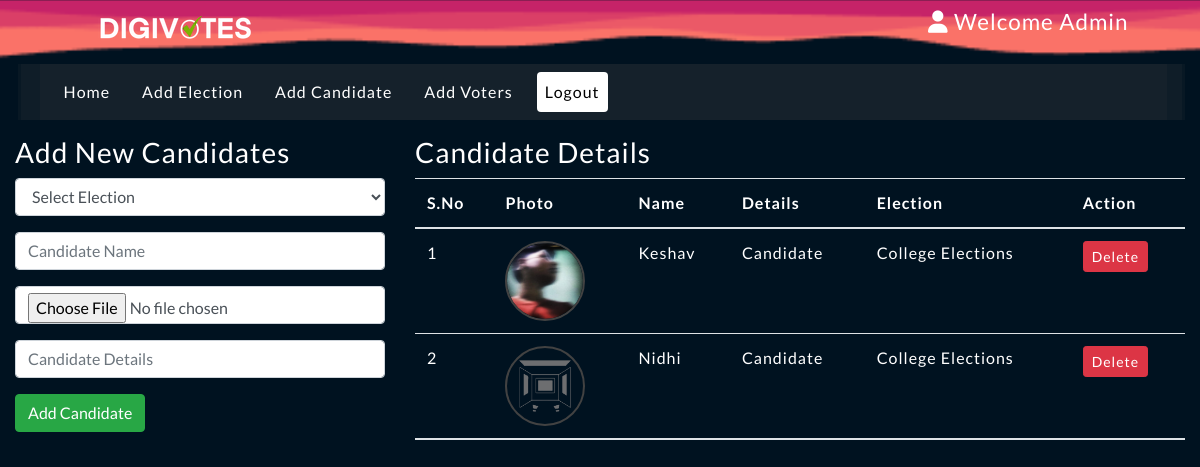
The page /admin/index.php?addCandidatePage=1 (signed in) on the database its author committed.
### tables this page shows
CREATE TABLE `candidate_details` (
  `id` int(11) NOT NULL,
  `election_id` int(11) DEFAULT NULL,
  `candidate_name` varchar(255) DEFAULT NULL,
  `candidate_details` text DEFAULT NULL,
  `candidate_photo` text DEFAULT NULL,
  `inserted_by` varchar(255) DEFAULT NULL,
  `inserted_on` date DEFAULT NULL
);

CREATE TABLE `elections` (
  `id` int(11) NOT NULL,
  `election_topic` varchar(255) NOT NULL,
  `no_of_candidates` int(11) DEFAULT NULL,
  `starting_date` date DEFAULT NULL,
  `ending_date` date DEFAULT NULL,
  `status` varchar(45) DEFAULT NULL,
  `inserted_by` varchar(255) DEFAULT NULL,
  `inserted_on` date DEFAULT NULL
);

### admin/inc/add_candidates.php (the view, shortened to what this page needs)
<div class="row my-3">
    <div class="col-4">
        <h3>Add New Candidates</h3>
        <form method="POST" enctype="multipart/form-data">
            <div class="form-group">
                <select class="form-control" name="election_id" required>
                    <option value=""> Select Election </option>
                </select>
            </div>
            <div class="form-group">
                <input type="text" name="candidate_name" placeholder="Candidate Name" class="form-control" required />
            </div>
            <div class="form-group">
                <input type="file" name="candidate_photo" class="form-control" required />
            </div>
            <div class="form-group">
                <input type="text" name="candidate_details" placeholder="Candidate Details" class="form-control" required />
            </div>
            <input type="submit" value="Add Candidate" name="addCandidateBtn" class="btn btn-success" />
        </form>
    </div>
    <div class="col-8">
        <h3>Candidate Details</h3>
        <table class="table">
            <thead>
                <tr>
                    <th scope="col">S.No</th>
                    <th scope="col">Photo</th>
                    <th scope="col">Name</th>
                    <th scope="col">Details</th>
                    <th scope="col">Election</th>
                    <th scope="col">Action </th>
                </tr>
            </thead>
            <tbody>
                <?php
                    $fetchingData = mysqli_query($db, "SELECT * FROM candidate_details") or die(mysqli_error($db));
                    $isAnyCandidateAdded = mysqli_num_rows($fetchingData);
                    if($isAnyCandidateAdded > 0)
                    {
                        $sno = 1;
                        while($row = mysqli_fetch_assoc($fetchingData))
                        {
                            $election_id = $row['election_id'];
                            $fetchingElectionName = mysqli_query($db, "SELECT * FROM elections WHERE id = '". $election_id ."'") or die(mysqli_error($db));
                            $execFetchingElectionNameQuery = mysqli_fetch_assoc($fetchingElectionName);
                            $election_name = $execFetchingElectionNameQuery['election_topic'];
                            $candidate_photo = $row['candidate_photo'];
                ?>
                            <tr>
                                <td><?php echo $sno++; ?></td>
                                <td> <img src="<?php echo $candidate_photo; ?>" class="candidate_photo" />    </td>
                                <td><?php echo $row['candidate_name']; ?></td>
                                <td><?php echo $row['candidate_details']; ?></td>
                                <td><?php echo $election_name; ?></td>
                                <td><a href='delete.php?id=".['id']."' id='btn' class="btn btn-sm btn-danger">Delete</a></td>
                            </tr>
                <?php
                        }
                    }else {
            ?>
                        <tr>
                            <td colspan="7"> No any candidate is added yet. </td>
                        </tr>
            <?php
                    }
                ?>
            </tbody>
        </table>
    </div>
</div>

### assets/css/style.css (style rules this page uses)
.candidate_photo { width: 80px; height: 80px; border: 2px solid #424242; border-radius: 100%; }
body { font-family: 'Lato', sans-serif; background: url(../images/s.png) ; background-size: cover; letter-spacing: 1px; color:rgb(255, 255, 255); }
.table,thead,th { color: rgb(255, 255, 255); }
.my-3 { margin-top: 2rem !important; }
.row { margin-top: 1rem !important; }
::placeholder { color: black; opacity: 1; }
tr { align-items: center; }

### rows shown on the page
candidate_details: candidate_photo (picture), candidate_name "Keshav", candidate_details "Candidate", election.election_topic "College Elections"
candidate_details: candidate_photo (picture), candidate_name "Nidhi", candidate_details "Candidate", election.election_topic "College Elections"

### other values the page prints
$_SESSION['username'] "Admin"
